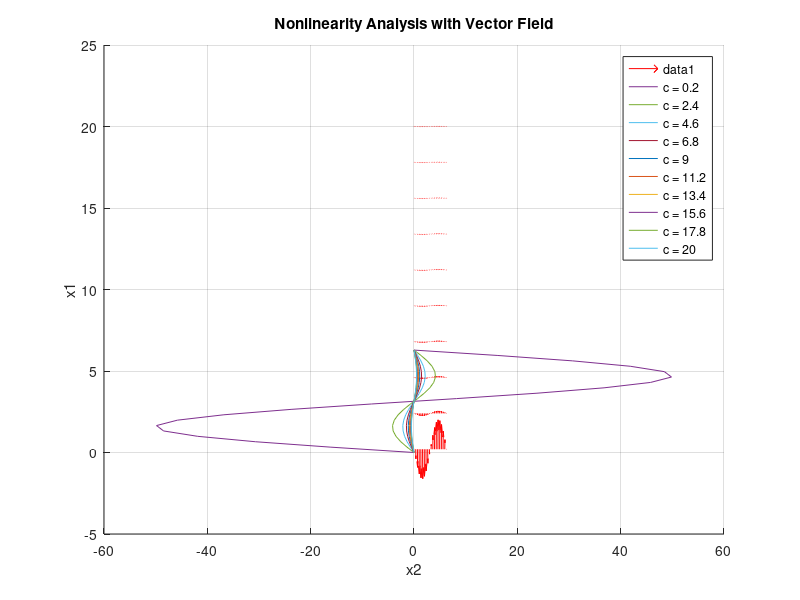

Write MATLAB code to recreate this figure.
clc;
clear all;
close all;

x1 = linspace(0, 2*pi, 20); % Define x1 values
c = linspace(0.2, 20, 10);  % Define a range of c values

[X, C] = meshgrid(x1, c); % Create a grid of x1 and c values


U = ones(size(X)); % dx1/dt (Assumed to be 1 for proper scaling)
V = -10 * sin(X) ./ C; % dx2/dt

figure; hold on; % Create a figure and allow multiple plots


quiver(X, C, U, V, 'r'); 


for i = 1:length(c)
    x2 = -10 * sin(x1) / c(i); 
    plot(x2, x1, 'DisplayName', ['c = ', num2str(c(i))]); % Plot the solution curve
end

xlabel('x2'); % X-axis label
ylabel('x1'); % Y-axis label
title('Nonlinearity Analysis with Vector Field'); % Title of the plot
legend show; % Show legend
grid on; 
